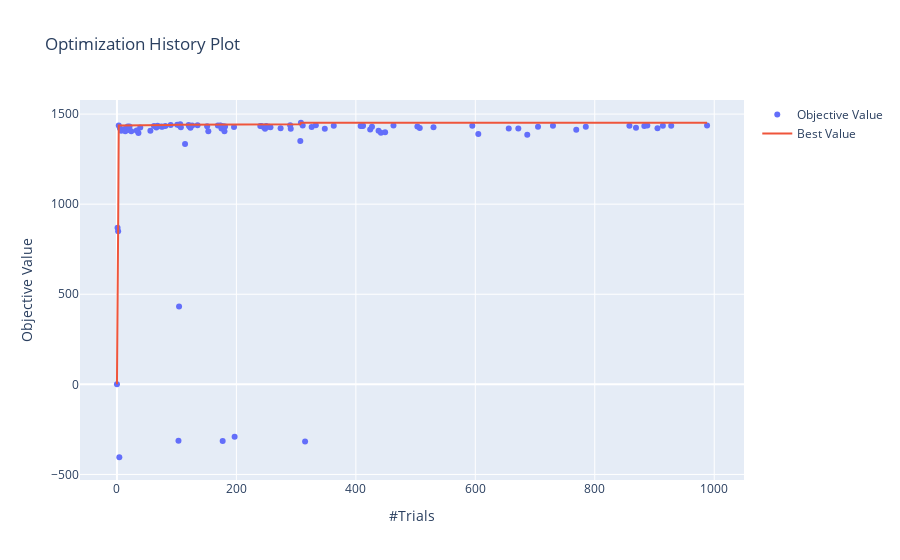
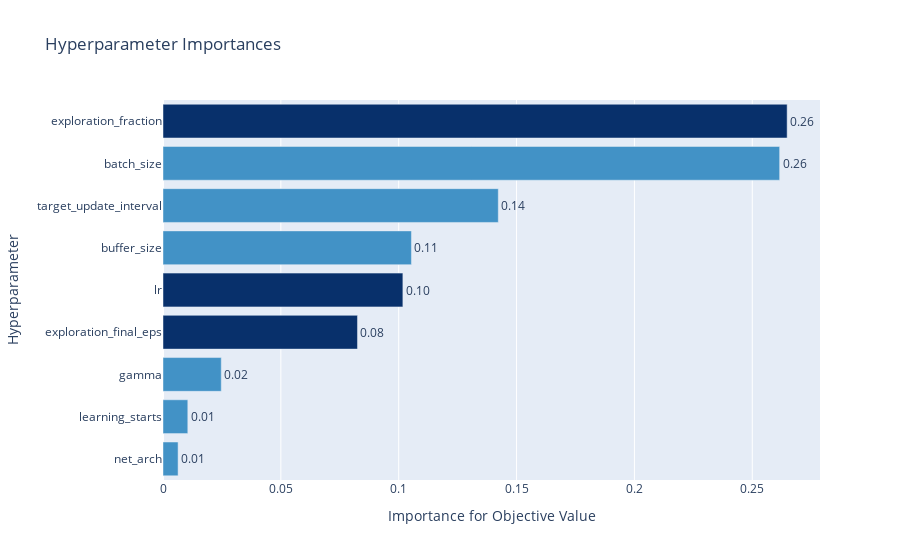

Source (notebook cell) for these figures, in order:
### Markdown cell above
## analyse the study and results

### Code cell
import pickle as pkl
from typing import Any, Dict
import os
import sys
import pandas as pd
import numpy as np
import seaborn as sns
import math
import json
import datetime
import matplotlib.pyplot as plt 
%matplotlib inline
sys.path.append(os.path.abspath('./..'))
# from env_custom import CartPoleButter
import gym
import torch
import torch.nn as nn
from stable_baselines3 import DQN
from stable_baselines3.common.callbacks import EvalCallback

import optuna
from optuna.pruners import MedianPruner
from optuna.samplers import TPESampler
from optuna.visualization import plot_optimization_history, plot_param_importances

with open("./study.pkl", "rb") as f:
    study = pkl.load(f)

fig1 = plot_optimization_history(study)
fig2 = plot_param_importances(study)
fig2.write_image('params.pdf')
fig1.write_image('hist.pdf')
fig1.show()
fig2.show()

### Figure 1 — Plotly figure (JSON) as saved in the notebook; plotly's stock layout.template omitted (floating-point values rounded to 4 significant figures)
{"data": [{"mode": "markers", "name": "Objective Value", "type": "scatter", "x": [0, 1, 2, 3, 4, 5, 7, 13, 14, 18, 20, 21, 24, 33, 34, 36, 39, 56, 62, 66, 68, 74, 76, 81, 90, 101, 103, 104, 105, 106, 107, 114, 120, 121, 123, 126, 135, 151, 153, 169, 173, 174, 175, 177, 178, 180, 181, 196, 197, 240, 242, 246, 248, 250, 255, 257, 274, 290, 291, 307, 308, 311, 315, 326, 333, 348, 363, 408, 411, 412, 424, 427, 438, 442, 449, 463, 503, 507, 530, 595, 605, 656, 672, 687, 705, 730, 769, 785, 858, 869, 883, 888, 905, 914, 928, 988], "y": [1.157, 869.5, 849.6, 1436.0, -404.6, 1421.0, 1407.0, 1417.0, 1405.0, 1431.0, 1412.0, 1431.0, 1405.0, 1408.0, 1408.0, 1395.0, 1426.0, 1407.0, 1434.0, 1425.0, 1435.0, 1431.0, 1430.0, 1434.0, 1440.0, 1441.0, -313.6, 431.8, 1435.0, 1443.0, 1427.0, 1333.0, 1439.0, 1433.0, 1425.0, 1436.0, 1438.0, 1433.0, 1405.0, 1436.0, 1436.0, 1435.0, 1420.0, -314.7, 1433.0, 1404.0, 1432.0, 1428.0, -291.2, 1434.0, 1434.0, 1427.0, 1418.0, 1434.0, 1430.0, 1428.0, 1422.0, 1438.0, 1419.0, 1351.0, 1452.0, 1437.0, -317.4, 1428.0, 1438.0, 1419.0, 1436.0, 1434.0, 1434.0, 1435.0, 1414.0, 1430.0, 1407.0, 1397.0, 1399.0, 1437.0, 1431.0, 1423.0, 1427.0, 1435.0, 1390.0, 1421.0, 1420.0, 1386.0, 1430.0, 1436.0, 1414.0, 1430.0, 1435.0, 1424.0, 1434.0, 1437.0, 1422.0, 1436.0, 1435.0, 1437.0]}, {"name": "Best Value", "type": "scatter", "x": [0, 1, 2, 3, 4, 5, 7, 13, 14, 18, 20, 21, 24, 33, 34, 36, 39, 56, 62, 66, 68, 74, 76, 81, 90, 101, 103, 104, 105, 106, 107, 114, 120, 121, 123, 126, 135, 151, 153, 169, 173, 174, 175, 177, 178, 180, 181, 196, 197, 240, 242, 246, 248, 250, 255, 257, 274, 290, 291, 307, 308, 311, 315, 326, 333, 348, 363, 408, 411, 412, 424, 427, 438, 442, 449, 463, 503, 507, 530, 595, 605, 656, 672, 687, 705, 730, 769, 785, 858, 869, 883, 888, 905, 914, 928, 988], "y": [1.157, 869.5, 869.5, 1436.0, 1436.0, 1436.0, 1436.0, 1436.0, 1436.0, 1436.0, 1436.0, 1436.0, 1436.0, 1436.0, 1436.0, 1436.0, 1436.0, 1436.0, 1436.0, 1436.0, 1436.0, 1436.0, 1436.0, 1436.0, 1440.0, 1441.0, 1441.0, 1441.0, 1441.0, 1443.0, 1443.0, 1443.0, 1443.0, 1443.0, 1443.0, 1443.0, 1443.0, 1443.0, 1443.0, 1443.0, 1443.0, 1443.0, 1443.0, 1443.0, 1443.0, 1443.0, 1443.0, 1443.0, 1443.0, 1443.0, 1443.0, 1443.0, 1443.0, 1443.0, 1443.0, 1443.0, 1443.0, 1443.0, 1443.0, 1443.0, 1452.0, 1452.0, 1452.0, 1452.0, 1452.0, 1452.0, 1452.0, 1452.0, 1452.0, 1452.0, 1452.0, 1452.0, 1452.0, 1452.0, 1452.0, 1452.0, 1452.0, 1452.0, 1452.0, 1452.0, 1452.0, 1452.0, 1452.0, 1452.0, 1452.0, 1452.0, 1452.0, 1452.0, 1452.0, 1452.0, 1452.0, 1452.0, 1452.0, 1452.0, 1452.0, 1452.0]}], "layout": {"title": {"text": "Optimization History Plot"}, "xaxis": {"title": {"text": "#Trials"}}, "yaxis": {"title": {"text": "Objective Value"}}}}

### Figure 2 — Plotly figure (JSON) as saved in the notebook; plotly's stock layout.template omitted (floating-point values rounded to 4 significant figures)
{"data": [{"cliponaxis": false, "hovertemplate": ["net_arch (CategoricalDistribution): 0.006403349325418583<extra></extra>", "learning_starts (CategoricalDistribution): 0.010526789686898432<extra></extra>", "gamma (CategoricalDistribution): 0.024717962738948978<extra></extra>", "exploration_final_eps (UniformDistribution): 0.08250901639645908<extra></extra>", "lr (LogUniformDistribution): 0.10177016378891335<extra></extra>", "buffer_size (CategoricalDistribution): 0.10539850728412495<extra></extra>", "target_update_interval (CategoricalDistribution): 0.1422521068310231<extra></extra>", "batch_size (CategoricalDistribution): 0.2616198035913161<extra></extra>", "exploration_fraction (UniformDistribution): 0.2648023003568972<extra></extra>"], "marker": {"color": ["rgb(66,146,198)", "rgb(66,146,198)", "rgb(66,146,198)", "rgb(8,48,107)", "rgb(8,48,107)", "rgb(66,146,198)", "rgb(66,146,198)", "rgb(66,146,198)", "rgb(8,48,107)"]}, "orientation": "h", "text": ["0.006403349325418583", "0.010526789686898432", "0.024717962738948978", "0.08250901639645908", "0.10177016378891335", "0.10539850728412495", "0.1422521068310231", "0.2616198035913161", "0.2648023003568972"], "textposition": "outside", "texttemplate": "%{text:.2f}", "type": "bar", "x": [0.006403, 0.01053, 0.02472, 0.08251, 0.1018, 0.1054, 0.1423, 0.2616, 0.2648], "y": ["net_arch", "learning_starts", "gamma", "exploration_final_eps", "lr", "buffer_size", "target_update_interval", "batch_size", "exploration_fraction"]}], "layout": {"showlegend": false, "title": {"text": "Hyperparameter Importances"}, "xaxis": {"title": {"text": "Importance for Objective Value"}}, "yaxis": {"title": {"text": "Hyperparameter"}}}}
